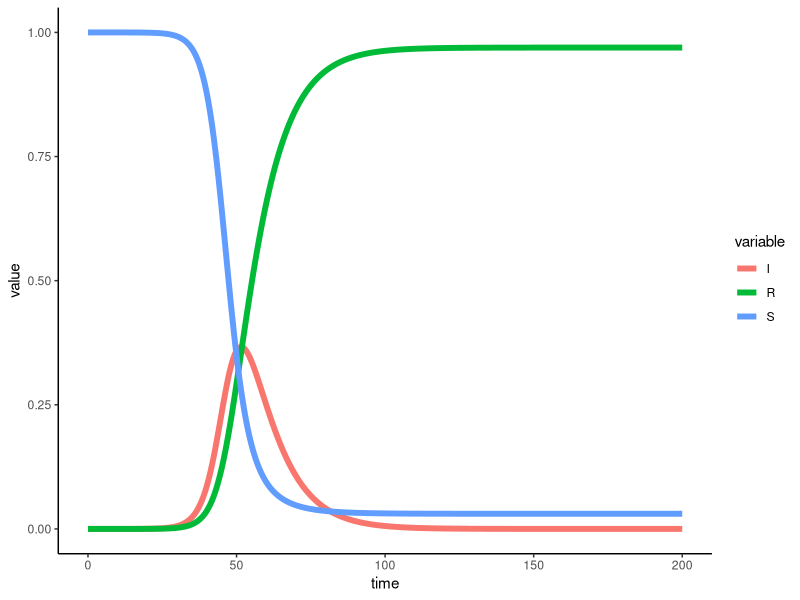
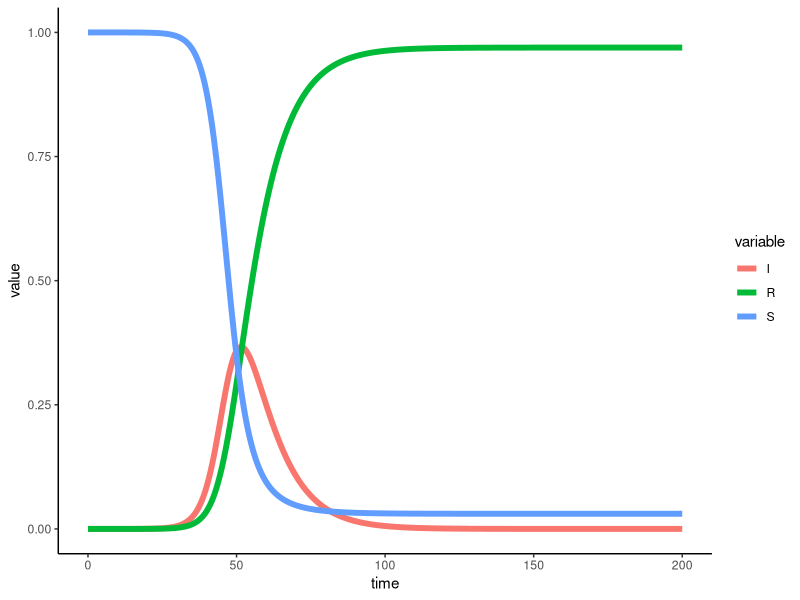

Reproduce these figures in R, in order.
# more learning to do differential equations in R.  You can run this
# by pasting it into an interactive R interpreter, or you can run
## R -f ode_1st_coupled.R

# this program sample_ode_coupled.R solves two coupled first order ODE
# - in this case the Lotka-Volterra equations described at
## https://en.wikipedia.org/wiki/Lotka%E2%80%93Volterra_equations
# I have put comments in detailing what's needed for R's deSolve() and
# then to make a simple plot.  This is a "sequel" to the
# od1_1st_single.R file.

# remember to do install.packages("ggplot2") (and same for deSolve) if
# needed.
library(deSolve)
library(ggplot2)
library(tidyr)

# rhs_function is the function on the right hand side of the
# differential equation.  Ours is a pair of coupled equations (the
# Lotka-Volterra equations):
## dPrey/dt = alpha*Pprey - beta*Pprey*Ppredator
## dPredator/dt = delta*Pprey*Ppredator - gamma*Ppredator
sir_func <- function(t, SIR, params) {
    # this takes several lines to define, but really it's just the
    # two right hand side expressions in Lotka Volterra
    S = SIR["S"]
    I = SIR["I"]
    R = SIR["R"]
    # using the notation from the Wikipedia version of the equations
    # we have alpha, beta, gamma, and delta in the params structure
    beta = params["beta"]
    gamma = params["gamma"]

    # now that we have extracted the parameters, we can evaluate the
    # differential equation's right hand side


    dS_dt = -beta*S*I
    dI_dt = beta*S*I - gamma*I
    dR_dt = gamma*I
    list(c(dS_dt, dI_dt, dR_dt))
}

# set the constant parameters of the equation.  for this one we have
# alpha (max prey per capita growth rate), beta (effect of predators
# on prey growth rate), gamma (predator per capita death rate), and
# delta (effect of presence of prey on predator growth rate) as used
# in the wikipedia page.  the constants I use here come from
# https://mbe.modelica.university/behavior/equations/population/ --
# archived at
# https://web.archive.org/web/20230603103026/https://mbe.modelica.university/behavior/equations/population/
parms <- c(
           beta = 0.4,
           gamma = 1/9)
# set the times (full collection of x axis points)
times <- seq(from=0, to=200, by=1/100)
# initial values for both predator and prey
Pstart <- c(S = 0.99999999,
            I = 1e-6,
            R = 0)

# invoke ode - it requires the four things we just defined: the right
# hand side function, the initial value, the times of operation, and
# the constant parameters
diffeq_result <- ode(
    func=sir_func,
    y=Pstart,
    times=times,
    parms=parms
)

# R now likes to force the result into a data frame, which is a
# pervasive way of organizing data in R.  this as.data.frame()
# function enforces that diffeq_result will be usable as input to
# ggplot2's plotting functions.
diffeq_result <- as.data.frame(diffeq_result)

# here we use a simple invocation of ggplot2 to make the plot.  if
# this is invoked interactively then we will get a pop-up plot as well
# as saving it to png and pdf files; if it's invoked in batch mode
# then it just saves the output files.
##
# A particular note here: we have to extract the two columns of the
# data frame.  People who use R's tidyverse have a way of doing that
# with the gather() function, which I try to imitate here.

# gather (from tidyr) seems to be used widely - it seems to do the
# massaging of a data frame to make it ready for ggplot()
gathered_result <- gather(diffeq_result, variable, value, -time)
plot_result <- ggplot(data=gathered_result,
                      mapping=aes(x=time, y=value, color=variable)) +
    geom_line(linewidth=2) + theme_classic()

# now save to file
fname_base <- "result_3rd_sir"
extensions = c("png", "pdf")
for (ext in extensions) {
    fname <- paste(fname_base, ".", ext, sep="")
    ggsave(fname, plot_result)
    print(paste("wrote output to file ", fname))
}
